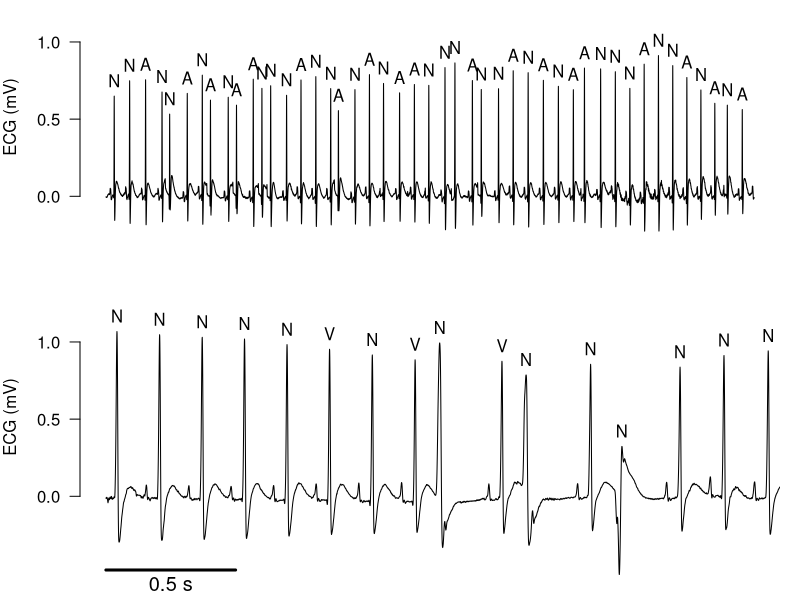

The R source for this figure:
pdf("ExECG.pdf", height = 5, width = 7)
# setEPS()
# postscript("ExECG.eps", height = 5, width = 7)

# Peak detection

peaks = function( tab, over ){
	n = length(tab)
	which(( tab[2:(n-1)] > tab[1:(n-2)] ) & ( tab[2:(n-1)] >= tab[3:n] ) & ( tab[2:(n-1)] > over )) + 1
}

# Get the data

ESA = scan("ESAs.txt", what=list(0), skip=2)
ESV = scan("ESVs.txt", what=list(0), skip=2)

esa = unlist(ESA[1])
esv = unlist(ESV[1])

# esv = esv[1000:6000]
# esa = esa[1000:6000]

# First plot: ESAs

par(mfcol=c(2, 1), mar=c(0, 4, 0, 1), las=1)
# plot(c(0, 2.5), c(-0.6, 1.2), axes=FALSE, type="n", xlab="Time (s)", ylab="")
plot(c(0, 10), c(-0.6, 1.2), axes=FALSE, type="n", xlab="Time (s)", ylab="")
title(ylab="ECG (mV)", adj=0.65, line=3)
lines((1:length(esa))/ 2000, esa)
axis(2, at=c(0, 0.5, 1))

xp = peaks(esa, 0.4)/2000
yp = esa[peaks(esa, 0.4)] + 0.1

isESA = c(FALSE, FALSE, TRUE, FALSE, FALSE, TRUE, FALSE, TRUE, FALSE, TRUE, TRUE, FALSE)

xN = xp[!isESA]
yN = yp[!isESA]
xA = xp[isESA]
yA = yp[isESA]

text(xN, yN, labels="N")
text(xA, yA, labels="A")


# Second plot: ESVs

plot(c(0, 2.5), c(-0.6, 1.2), axes=FALSE, type="n", xlab="Time (s)", ylab="")
title(ylab="ECG (mV)", adj=0.65, line=3)
lines((1:length(esv))/ 2000, esv)
axis(2, at=c(0, 0.5, 1))
axis(1, line=-1.5, padj=-1, at=c(0, 0.25, 0.5), labels=c("", "0.5 s", ""), lwd=3, lwd.ticks=0, cex.axis=1.2)

xp = peaks(esv, 0.3)/2000
yp = esv[peaks(esv, 0.3)] + 0.1

isESV = c(FALSE, FALSE, FALSE, FALSE, FALSE, TRUE, FALSE, TRUE, FALSE, TRUE, FALSE, FALSE, FALSE, FALSE, FALSE)

xN = xp[!isESV]
yN = yp[!isESV]
xV = xp[isESV]
yV = yp[isESV]

text(xN, yN, labels="N")
text(xV, yV, labels="V")

dev.off()
